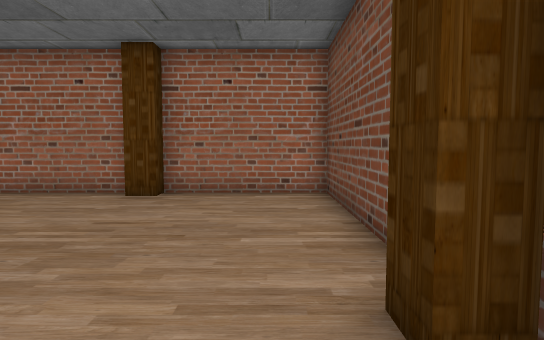
[1] (above)

12 first-person views from a walk through a 3-D level made in the Unity game engine. The camera is 1.3 m above the floor, tilts 4° down and sees 75° across. The floor is counted in squares, 1 m on a side. Each view is taken from the middle of a square. On the plan, view 1 faces up. The plan holds only what a view shows up to about 15 squares ahead; the rest is blank. The place goes on beyond the plan. The player is left out.

[2]
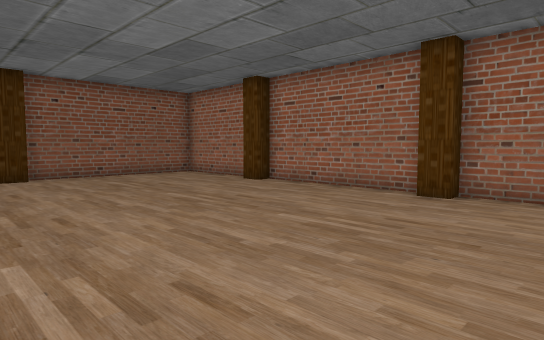

[3]
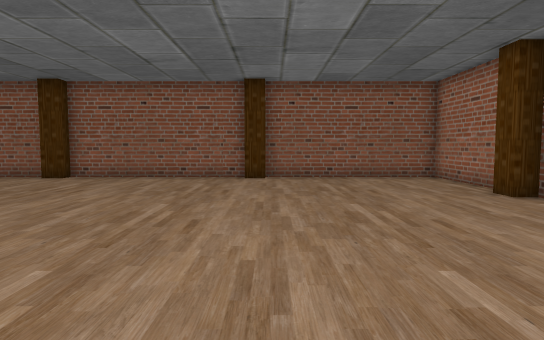

[4]
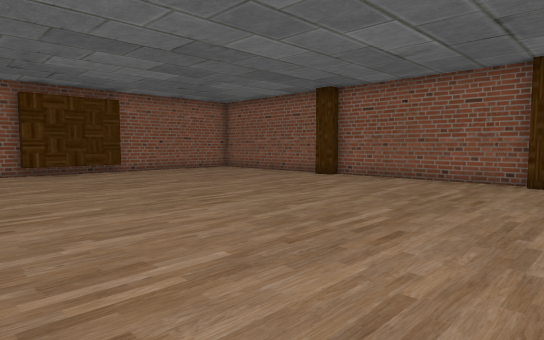

[5]
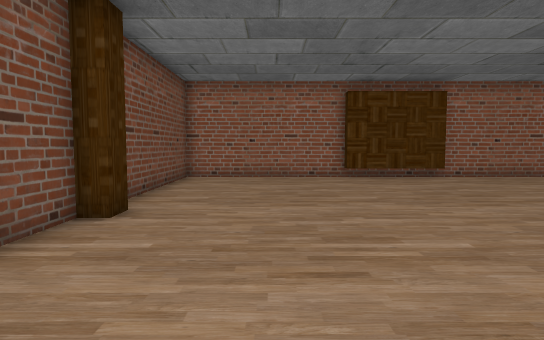

[6]
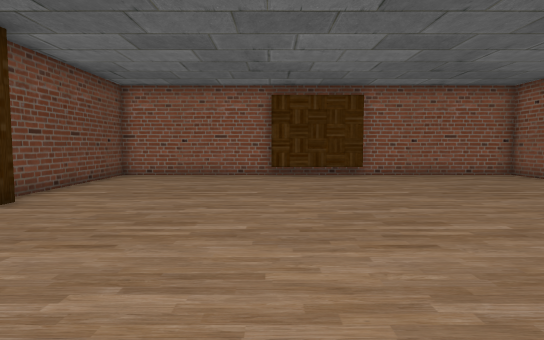

[7]
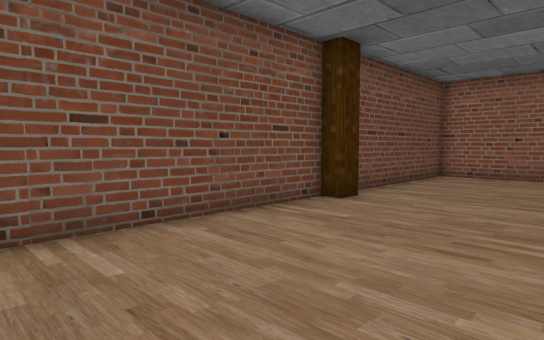

[8]
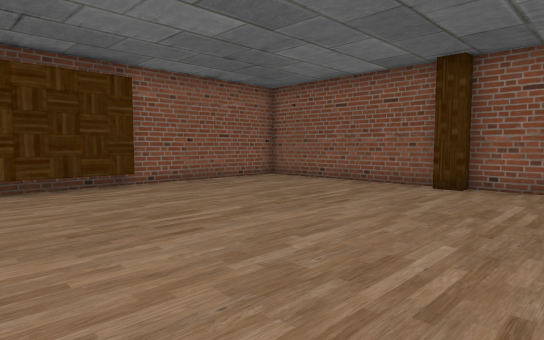

[9]
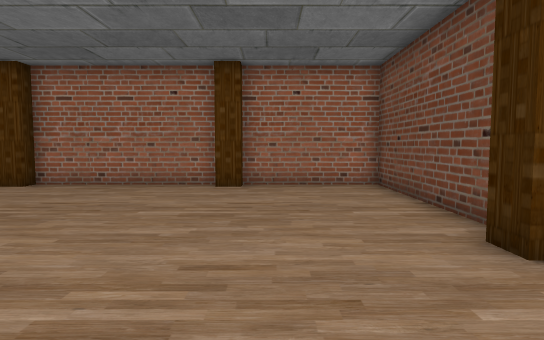

[10]
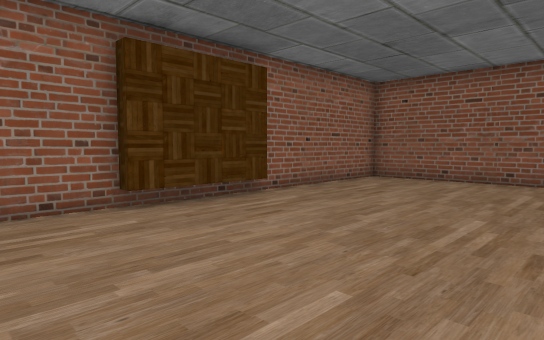

[11]
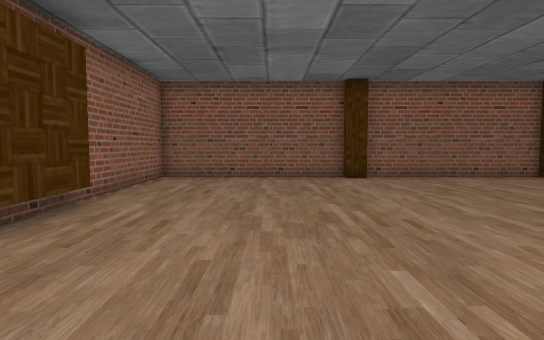

[12]
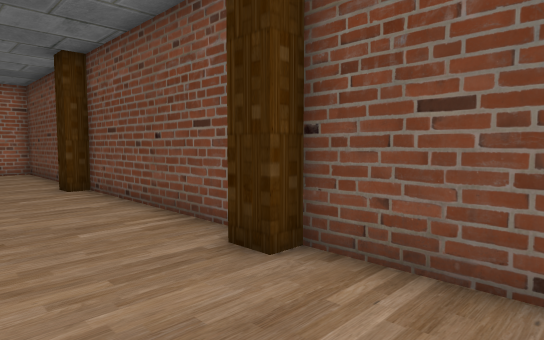

### Floor plan
Points are (right, up) in squares from view 1. A wall is a line through its corners. A room is listed if a view was taken in it or the views show most of it. See-through windows are left out.
Room 1 (views 1, 2, 3, 4, 5, 6, 7, 8, 9, 10, 11, 12)
walls: (-14.9, 2.8) (-14.9, 1.9); (-15.5, 2) (-15.5, -5.3) (-14.9, -5.3) (-14.9, -6.1) (-15.5, -6.1) (-15.5, -13.5) (-9, -13.5); (1.5, 3.6) (1.5, 9.7) (-3, 9.7) (-3, 9) (-3.9, 9); (-8.9, -13) (-5, -13) (-5, -13.5) (1.5, -13.5) (1.5, -6.1) (0.9, -6.1) (0.9, -5.3) (1.5, -5.3) (1.5, 1.9) (0.9, 1.9) (0.9, 2.8); (-3.8, 9.7) (-9.8, 9.7) (-9.8, 9) (-10.6, 9); (-11.4, 9.7) (-15.5, 9.7) (-15.5, 2.7)
low walls: (-7.2, -13.5) (-6.6, -13.5)

Positions as (right, up) in squares from view 1, and headings:
1: (0, 0), facing up
2: (0, 0), facing up-left
3: (-1, 3), facing left
4: (-2, 4), facing down-left
5: (-2, 1), facing down
6: (-5, 2), facing down
7: (-4, 2), facing down-right
8: (-4, -2), facing down-left
9: (-2, -2), facing up
10: (-2, -6), facing down-left
11: (-1, -9), facing left
12: (-2, -9), facing up-right
